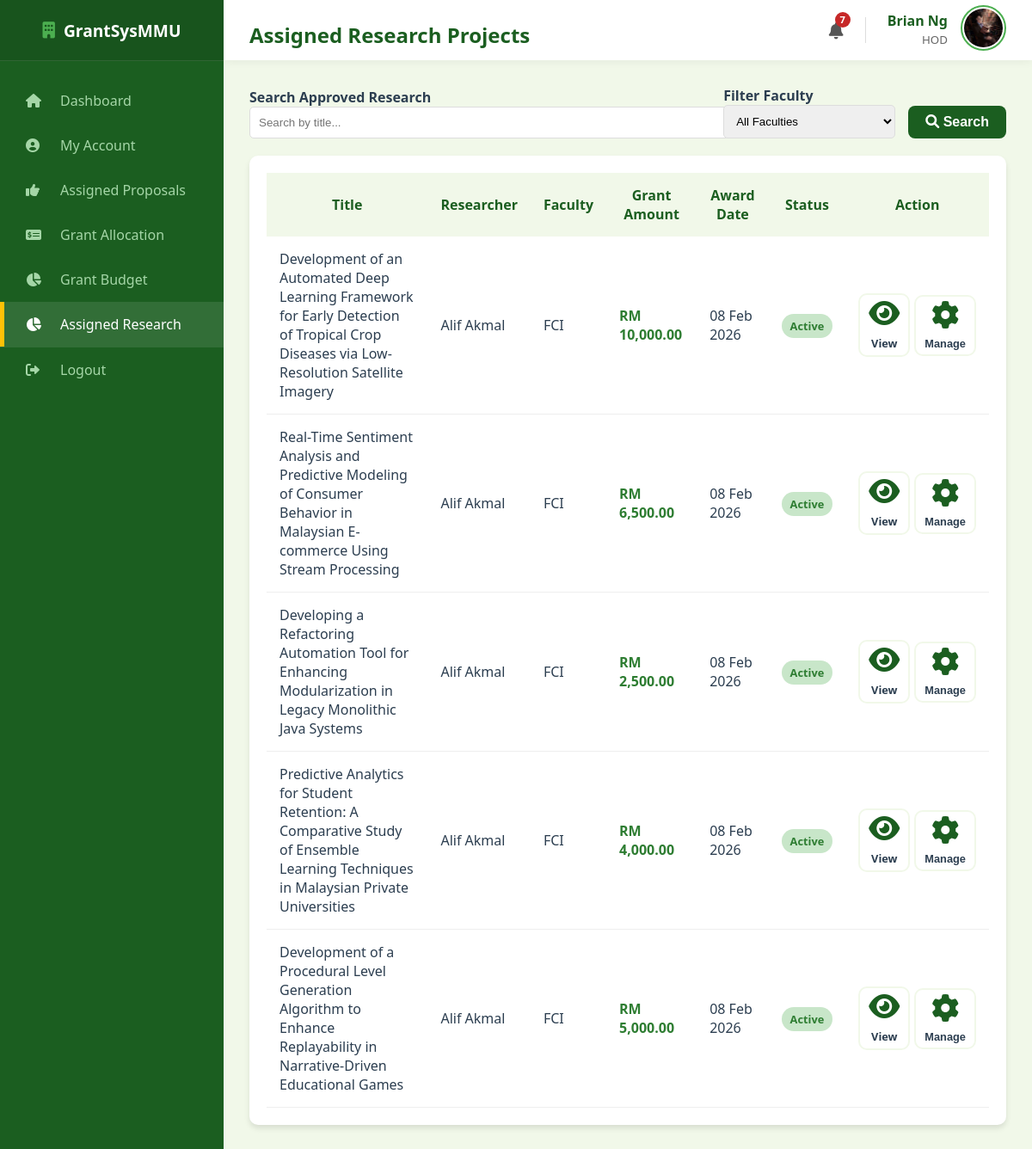
Page /hod/assigned_research (signed in) on the earlier database version.
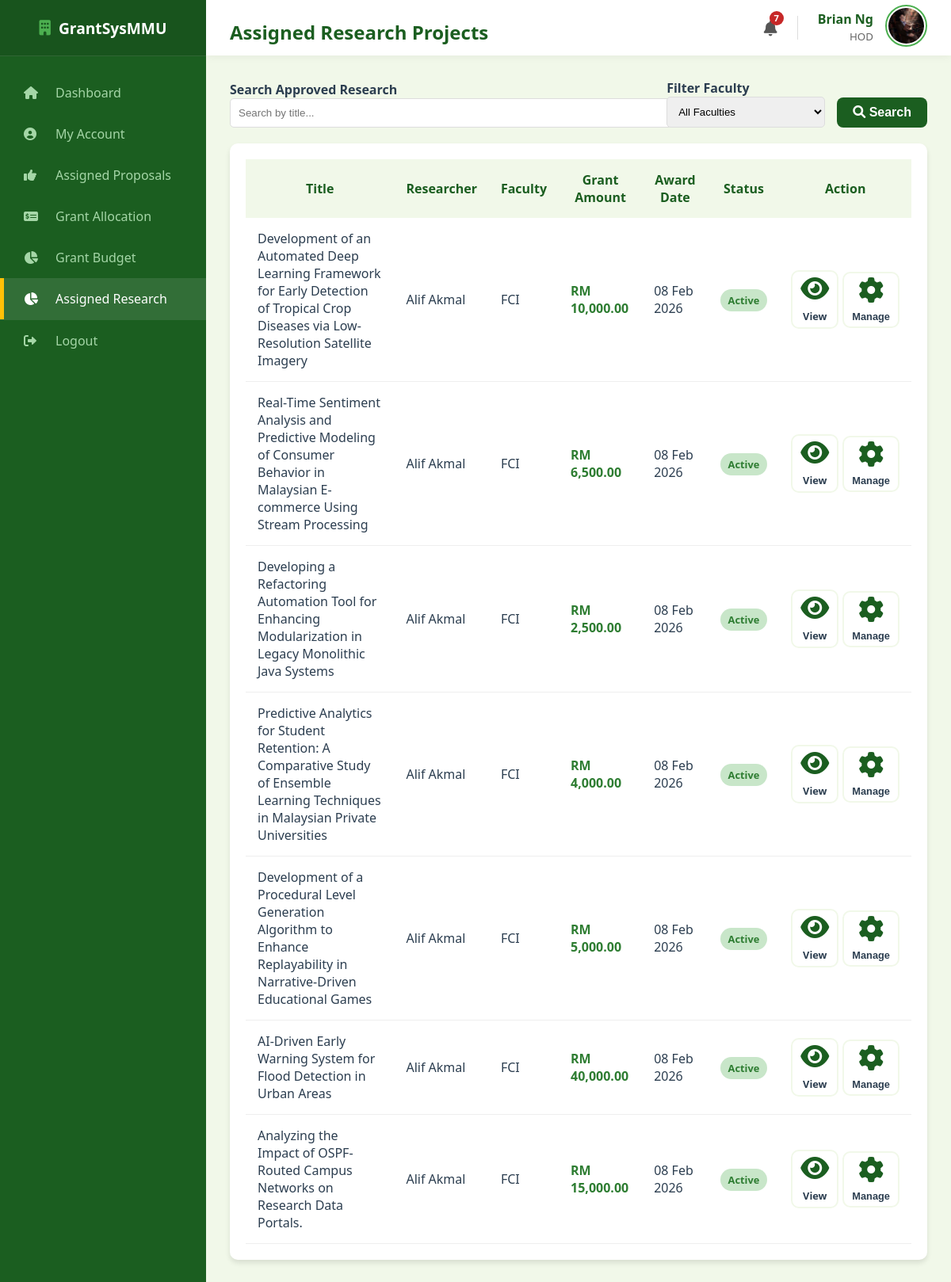
Same page on the later database version.
### models.py (models this page shows, shortened)
class Proposal(db.Model):
    __tablename__ = "proposal"
    proposal_id = db.Column(db.Integer, primary_key=True)
    title = db.Column(db.String(255), nullable=False)
    research_area = db.Column(db.String(100), nullable=False, default="General")
    requested_budget = db.Column(db.Float, nullable=False)
    status = db.Column(db.String(30), nullable=False, default="Draft")
    submission_date = db.Column(db.Date, default=malaysia_now)
    document_file = db.Column(db.String(100), nullable=True)
    review_score = db.Column(db.Integer, nullable=True)
    review_feedback = db.Column(db.Text, nullable=True)
    review_draft = db.Column(db.Text, nullable=True)
    researcher_id = db.Column(
        db.Integer, db.ForeignKey("researcher.researcher_id"), nullable=False
    )
    cycle_id = db.Column(
        db.Integer, db.ForeignKey("grant_cycle.cycle_id"), nullable=False
    )
    assigned_reviewer_id = db.Column(
        db.Integer, db.ForeignKey("reviewer.reviewer_id"), nullable=True
    )
    assigned_hod_id = db.Column(db.Integer, db.ForeignKey("hod.hod_id"), nullable=True)
    reviewer = db.relationship("Reviewer", foreign_keys=[assigned_reviewer_id])
    hod = db.relationship("HOD", foreign_keys=[assigned_hod_id])
    deadlines = db.relationship(
        "Deadline", backref="proposal", cascade="all, delete-orphan"
    )

class User(db.Model):
    __tablename__ = "user"
    mmu_id = db.Column(db.String(15), primary_key=True)
    name = db.Column(db.String(150), nullable=False)
    email = db.Column(db.String(100), unique=True, nullable=False)
    password = db.Column(db.String(100), nullable=False)
    faculty = db.Column(db.String(100), nullable=False)
    user_role = db.Column(db.String(25), nullable=False)
    profile_image = db.Column(db.String(20), nullable=False, default="default.jpg")
    phone_number = db.Column(db.String(20), nullable=True)
    admin_profile = db.relationship(
        "Admin", backref="user_info", uselist=False, cascade="all, delete-orphan"
    )
    researcher_profile = db.relationship(
        "Researcher", backref="user_info", uselist=False, cascade="all, delete-orphan"
    )
    reviewer_profile = db.relationship(
        "Reviewer", backref="user_info", uselist=False, cascade="all, delete-orphan"
    )
    hod_profile = db.relationship(
        "HOD", backref="user_info", uselist=False, cascade="all, delete-orphan"
    )

class Grant(db.Model):
    __tablename__ = "grant"
    grant_id = db.Column(db.Integer, primary_key=True)
    grant_amount = db.Column(db.Float, nullable=False)
    award_date = db.Column(db.DateTime, default=malaysia_now)
    proposal_id = db.Column(
        db.Integer, db.ForeignKey("proposal.proposal_id"), nullable=False
    )
    proposal = db.relationship(
        "Proposal", backref=db.backref("grant_award", uselist=False)
    )

### routes/hod_routes.py (the view)
@hod_bp.route("/hod/assigned_research")
def hod_assigned_research():
    if session.get("role") != "HOD":
        return redirect(url_for("hod.hod_login"))
    user = User.query.get(session["user_id"])
    current_hod = HOD.query.filter_by(mmu_id=user.mmu_id).first()
    page = request.args.get("page", 1, type=int)
    search_query = request.args.get("search", "")
    filter_faculty = request.args.get("faculty", "")
    per_page = 8
    query = (
        Proposal.query.filter(
            Proposal.assigned_hod_id == current_hod.hod_id,
            Proposal.status.in_(["Approved", "Completed", "Terminated"]),
        )
        .join(Researcher)
        .join(User)
    )
    if search_query:
        query = query.filter(Proposal.title.ilike(f"%{search_query}%"))
    if filter_faculty:
        query = query.filter(User.faculty == filter_faculty)
    pagination = query.paginate(page=page, per_page=per_page, error_out=False)
    return render_template(
        "hod_assigned_research.html",
        proposals=pagination.items,
        pagination=pagination,
        user=user,
        faculties=Faculty.query.all(),
    )

### main.py (called while the page is built)
@app.context_processor
def inject_notifications():
    if "user_id" in session:
        unread = Notification.query.filter_by(recipient_id=session["user_id"], is_read=False).count()
        return dict(unread_notifications=unread)
    return dict(unread_notifications=0)

### templates/hod_assigned_research.html (shortened to what the changed rows need)
<!DOCTYPE html>
<html lang="en">
<head>
    <link rel="stylesheet" type="text/css" href="{{ url_for('static', filename='style.css') }}">
    <link rel="stylesheet" href="https://cdnjs.cloudflare.com/ajax/libs/font-awesome/6.0.0/css/all.min.css">
</head>
<body>
    <div class="dashboard-container">
        <div class="main-content">
            <div class="top-bar">
                <h2>Assigned Research Projects</h2>
            </div>
            <div class="content-wrapper">
                <div class="table-card">
                    <table style="width: 100%; border-collapse: collapse;">
                        <thead>
                            <tr style="background: #f1f8e9; color: #1b5e20;">
                                <th style="padding: 15px;">Title</th>
                                <th style="padding: 15px;">Researcher</th>
                                <th style="padding: 15px;">Faculty</th>
                                <th style="padding: 15px;">Grant Amount</th>
                                <th style="padding: 15px;">Award Date</th>
                                <th style="padding: 15px;">Status</th>
                                <th style="padding: 15px;">Action</th>
                            </tr>
                        </thead>
                        <tbody>
                            {% for p in proposals %}
                            <tr style="border-bottom: 1px solid #eee;">
                                <td style="padding: 15px; font-weight: 500;">{{ p.title }}</td>
                                <td style="padding: 15px;">{{ p.researcher.user_info.name }}</td>
                                <td style="padding: 15px;">{{ p.researcher.user_info.faculty }}</td>
                                <td style="padding: 15px; color: #2e7d32; font-weight: bold;">
                                    {% if p.grant_award %}
                                    RM {{ "{:,.2f}".format(p.grant_award.grant_amount) }}
                                    {% else %}
                                    <span style="color: #999;">Pending Allocation</span>
                                    {% endif %}
                                </td>
                                <td style="padding: 15px;">
                                    {% if p.grant_award %}
                                    {{ p.grant_award.award_date.strftime('%d %b %Y') }}
                                    {% else %}
                                    --
                                    {% endif %}
                                </td>
                                <td style="padding: 15px;">
                                    <span style="padding: 5px 10px; border-radius: 15px; font-size: 0.8rem; font-weight: bold;
                                        {% if p.status == 'Approved' %}background:#c8e6c9; color:#2e7d32;
                                        {% elif p.status == 'Completed' %}background:#e3f2fd; color:#1565c0;
                                        {% elif p.status == 'Terminated' %}background:#ffcdd2; color:#c62828;
                                        {% else %}background:#f5f5f5; color:#666;{% endif %}">
                                        {% if p.status == 'Approved' %}Active{% else %}{{ p.status }}{% endif %}
                                    </span>
                                </td>
                                <td style="padding: 15px;">
                                    <div style="display: flex; align-items: center; gap: 5px;">
                                        <a href="{{ url_for('hod.hod_view_progress_reports', proposal_id=p.proposal_id) }}"
                                            class="btn-outline" style="padding: 5px 10px; font-size: 0.8rem;">
                                            <i class="fas fa-eye"></i> View
                                        </a>
                                        <button class="btn-outline btn-manage" onclick="openActionModal('{{ p.proposal_id }}', '{{ p.title }}')" style="padding: 5px 10px; font-size: 0.8rem; cursor: pointer;">
                                            <i class="fas fa-cog"></i> Manage
                                        </button>
                                    </div>
                                </td>
                            </tr>
                            {% else %}
                            <tr>
                                <td colspan="6" style="padding: 20px; text-align: center; color: #777;">No approved research projects found.</td>
                            </tr>
                            {% endfor %}
                        </tbody>
                    </table>
                </div>
            </div>
        </div>
    </div>
</body>
</html>

Differences in the rows shown:
now on this page (row edited): Proposal: title "AI-Driven Early Warning System for Flood Detection in Urban Areas", researcher.user_info.name "Alif Akmal", researcher.user_info.faculty "FCI", grant_award.award_date "08 Feb 2026", status "Active"
added Grant: grant_award.grant_amount "40,000.00"
added Proposal: title "Analyzing the Impact of OSPF-Routed Campus Networks on Research Data Portals.", researcher.user_info.name "Alif Akmal", researcher.user_info.faculty "FCI", grant_award.award_date "08 Feb 2026", status "Active"
added Grant: grant_award.grant_amount "15,000.00"
